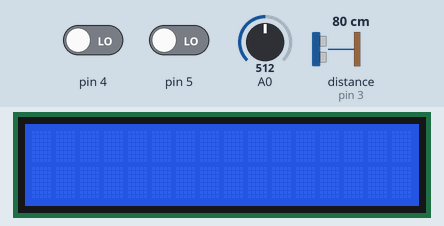
The sketch below on a simulated Arduino Uno, built with avr-gcc and run on an emulated ATmega328P. Parts: 16×2 character LCD. Inputs (shaded band) come from the test bench; at power-on: pin 4 LOW, A0 = 512, pin 5 LOW, distance to the obstacle (sensor on pin 3) 80 cm. The echo pulse lasts 58.3 µs per cm.

Above: at 1.2 s.
1.3 s: pin 4 driven HIGH
At 3.2 s:
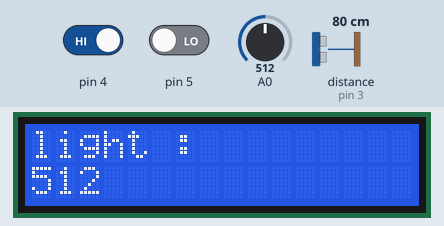
3.5 s: A0 set to 716
At 4.4 s:
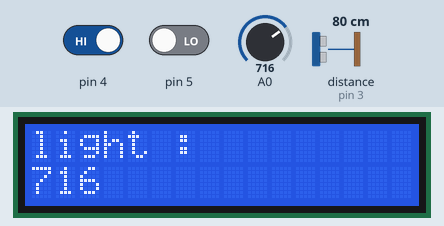
5.6 s: A0 set to 900
At 6.8 s:
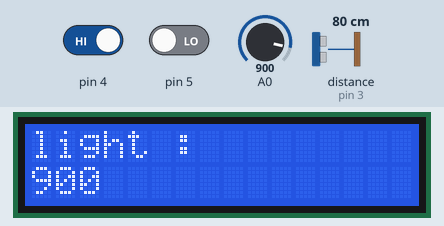
7.6 s: A0 set to 1023
At 9.2 s:
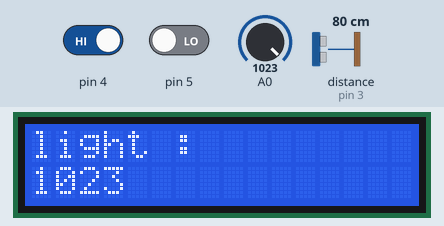
9.6 s: pin 4 driven LOW
At 11.3 s:
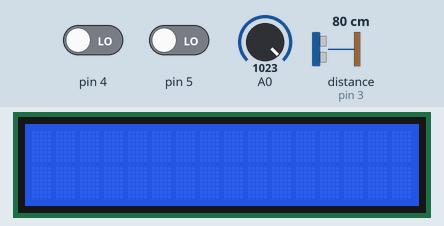
11.6 s: pin 5 driven HIGH
At 13.6 s:
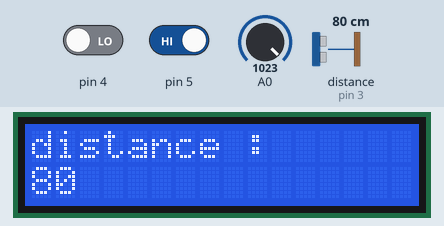
Timing chart, 0 to 14.6 s (numbered marks = the images above; inputs shaded):
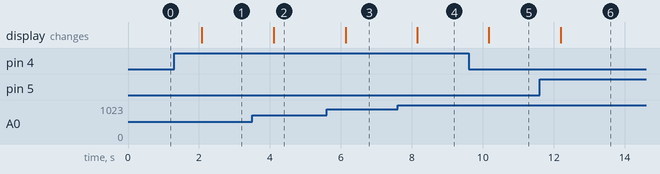

The sketch:

LCD_CDS_SONIC_Btn.ino
```cpp
#include <Wire.h>
#include <LiquidCrystal_I2C.h>

LiquidCrystal_I2C lcd(0x27, 16, 2);

int trig_pin = 2;
int echo_pin = 3;

void setup() {
  // put your setup code here, to run once:
  lcd.begin();
  lcd.backlight();

  pinMode(trig_pin, OUTPUT);
  pinMode(echo_pin, INPUT);
  pinMode(4,INPUT);
  pinMode(5,INPUT);
}

void loop() {
  // put your main code here, to run repeatedly:
  int a = digitalRead(4);
  int b = digitalRead(5);

  if(a==HIGH){
    getLight();
  }else if(b==HIGH){
    getDistance(trig_pin, echo_pin);
  }else{
    lcd.clear();
  }

  delay(1000);
}

void getLight(){

  int light = analogRead(A0);

  lcd.setCursor(0,0);
  lcd.print("light : ");
  lcd.setCursor(0,1);
  lcd.print(light);
}

void getDistance(int aTrig_pin, int aEcho_pin){

  digitalWrite(aTrig_pin, HIGH);
  delayMicroseconds(10);
  digitalWrite(aTrig_pin, LOW);
  long duration = pulseIn(aEcho_pin,HIGH);
  long distance = duration/58.2;

  lcd.setCursor(0,0);
  lcd.print("distance : ");
  lcd.setCursor(0,1);
  lcd.print(distance);
}
```

Measured:
- after the input at 1.3 s, the display: changes after 0.78 s (image 1)
- after the input at 3.5 s, the display: changes after 0.61 s (image 2)
- after the input at 5.6 s, the display: changes after 0.53 s (image 3)
- after the input at 7.6 s, the display: changes after 0.56 s (image 4)
- after the input at 9.6 s, the display: changes after 0.57 s (image 5)
- after the input at 11.6 s, the display: changes after 0.59 s (image 6)
